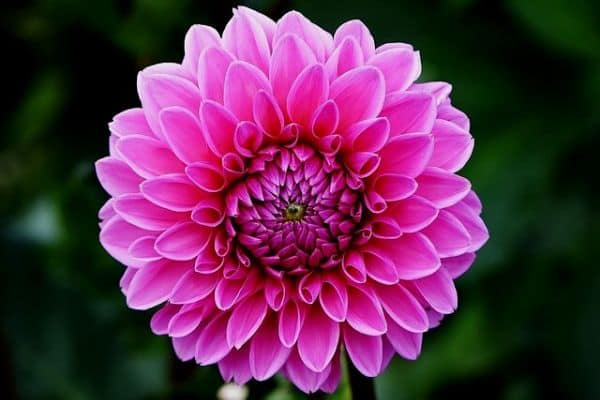
#> input picture Phase_1/image.jpg, 600 x 400 px
$ jupyter execute Module_1.4.ipynb
#> lines starting #> are read from the running program, lines starting #| are printed output that depends on the picture
# 📘 Module 1.4 – Image Transformations

### ✅ Example 1 – Read Image & Check Size

[cell 1]
import cv2

img = cv2.imread("image.jpg")
#> img is the input picture: shape (400, 600, 3); mean B, G, R 76.3, 43.9, 93.7
print(img.shape)                 # (height, width, channels)
#| (400, 600, 3)

### ✅ Example 2 – Resize Image (MOST COMMON)
- Resize to exact size
###### eg.:  cv2.resize(image, (width, height))

[cell 2]
img = cv2.imread("image.jpg")
resized = cv2.resize(img, (300, 200))   # Resize to width=300, height=200

cv2.imshow("Original", img)
cv2.imshow("Resized", resized)

cv2.waitKey(0)
cv2.destroyAllWindows()

### ✅ Example 3 – Resize with Scale Factor (BETTER)

[cell 3]
img = cv2.imread("image.jpg")
resized = cv2.resize(img, None, fx=0.5, fy=0.5)    # Scale down by 50%

cv2.imshow("Original", img)
cv2.imshow("Scaled Down", resized)
cv2.waitKey(0)
cv2.destroyAllWindows()

### ✅ Example 4 – Flip Image

[cell 4]
img = cv2.imread("image.jpg")
horizontal = cv2.flip(img, 1)  # Horizontal flip
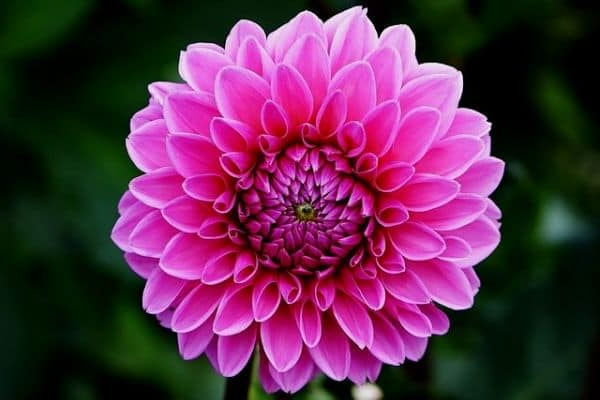
#> horizontal: shape (400, 600, 3); mean B, G, R 76.3, 43.9, 93.7
vertical = cv2.flip(img, 0)    # Vertical flip
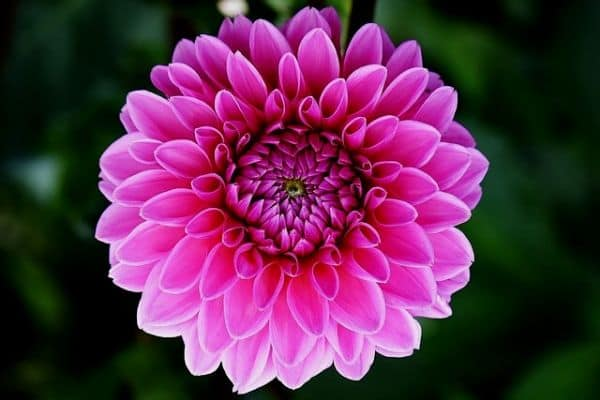
#> vertical: shape (400, 600, 3); mean B, G, R 76.3, 43.9, 93.7
both = cv2.flip(img, -1)       # Both horizontal and vertical flip
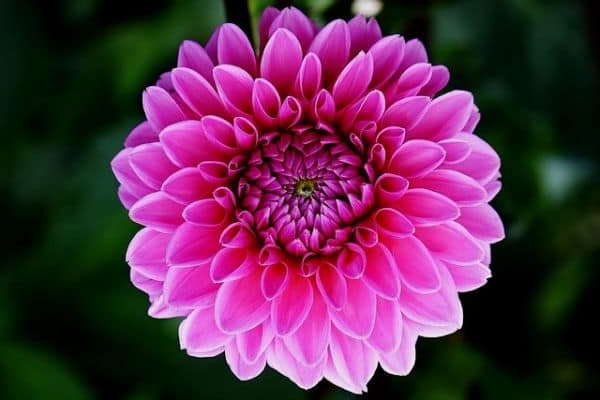
#> both: shape (400, 600, 3); mean B, G, R 76.3, 43.9, 93.7

cv2.imshow("Original", img)
cv2.imshow("Horizontal Flip", horizontal)
cv2.imshow("Vertical Flip", vertical)
cv2.imshow("Both Flip", both)

cv2.waitKey(0)
cv2.destroyAllWindows()

### ✅ Example 5 – Rotate Image (Manual Way)

[cell 5]
img = cv2.imread("image.jpg")
(h, w) = img.shape[:2]                             # Get height and width
#> h = 400; w = 600
center = (w//2, h//2)                              # Calculate center of the image
#> center = (300, 200)

matrix = cv2.getRotationMatrix2D(center, 45, 1.0)  # Rotate 45 degrees
rotated = cv2.warpAffine(img, matrix, (w, h))      # Apply rotation
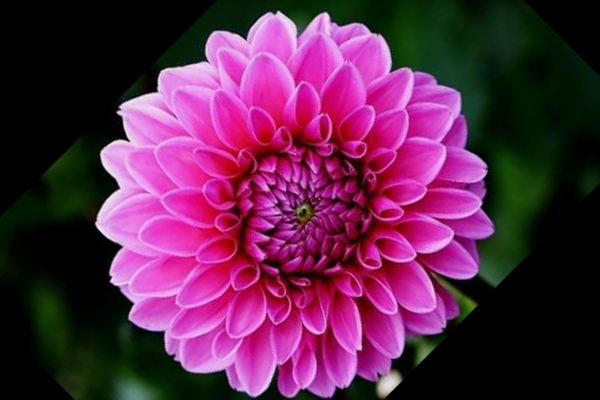
#> rotated: shape (400, 600, 3); mean B, G, R 74.7, 38.5, 92.6

cv2.imshow("Original", img)
cv2.imshow("Rotated 45 Degree", rotated)
cv2.waitKey(0)
cv2.destroyAllWindows()

### ✅ Example 6 – Rotate Image (SHORT WAY)

[cell 6]
img = cv2.imread("image.jpg")
rotated = cv2.rotate(img, cv2.ROTATE_90_CLOCKWISE)  # Rotate 90 degrees clockwise
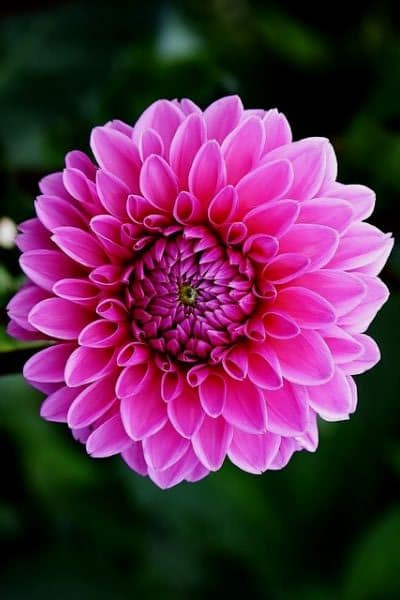
#> rotated: shape (600, 400, 3); mean B, G, R 76.3, 43.9, 93.7

cv2.imshow("Original", img)
cv2.imshow("90 Degree Rotation", rotated)
cv2.waitKey(0)
cv2.destroyAllWindows()

### ✅ Example 7 – Translation (Move Image)

[cell 7]
import numpy as np

matrix = np.float32([[1, 0, 100], [0, 1, 50]])   # Shift right by 100 and down by 50
shifted = cv2.warpAffine(img, matrix, (w, h))    # Apply translation
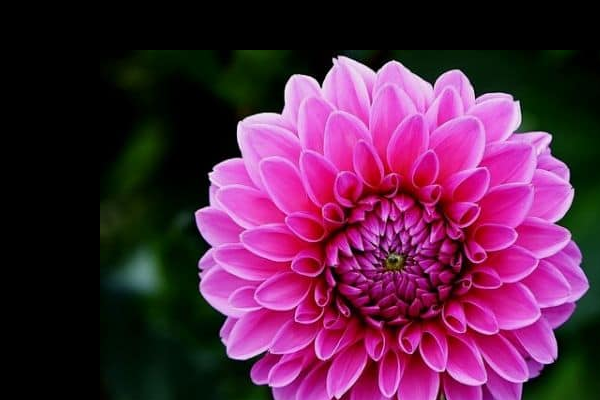
#> shifted: shape (400, 600, 3); mean B, G, R 69.9, 34.9, 87.4

cv2.imshow("Original", img)
cv2.imshow("Shifted Image", shifted)
cv2.waitKey(0)
cv2.destroyAllWindows()

### ✅ Example 8 – Crop Image (MOST USED)

[cell 8]
img = cv2.imread("image.jpg")
crop = img[100:300, 200:400]          # Crop region from (200,100) to (400,300)
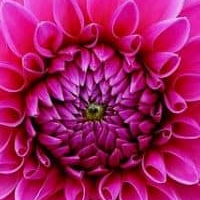
#> crop: shape (200, 200, 3); mean B, G, R 94.1, 23.7, 162.8

cv2.imshow("Original", img)
cv2.imshow("Cropped", crop)
cv2.waitKey(0)
cv2.destroyAllWindows()

## 🧪 MINI PRACTICE (IMPORTANT)

### Try:

- Resize image to half width only

- Rotate image 180 degrees

- Flip image and then crop

- Translate image diagonally

[cell 9]
import cv2
img = cv2.imread("image.jpg")

[cell 10]
# Resize examples
half_width_resized = cv2.resize(img, (img.shape[1]//2, img.shape[0]))  # Resize to half width
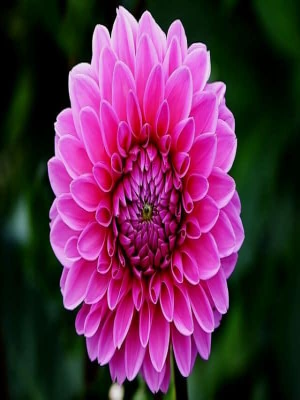
#> half_width_resized: shape (400, 300, 3); mean B, G, R 76.4, 44.1, 93.9
half_height_resized = cv2.resize(img, (img.shape[1], img.shape[0]//2))  # Resize to half height
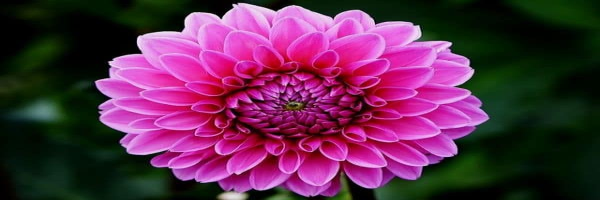
#> half_height_resized: shape (200, 600, 3); mean B, G, R 76.4, 44.1, 93.9

cv2.imshow("Original", img)
cv2.imshow("Half Width Resized", half_width_resized)
cv2.imshow("Half Height Resized", half_height_resized)

cv2.waitKey(0)
cv2.destroyAllWindows()

[cell 11]
# Rotation example
rotated_180 =cv2.rotate(img, cv2.ROTATE_180)  # Rotate 180 degrees
cv2.imshow("180 Degree Rotation", rotated_180)

cv2.waitKey(0)
cv2.destroyAllWindows()

[cell 12]
# Flipping examples
flipped_horizontal = cv2.flip(img, 1)  # Horizontal flip
flipped_vertical = cv2.flip(img, 0)    # Vertical flip
flipped_both = cv2.flip(img, -1)       # Both horizontal and vertical flip

cv2.imshow("original", img)
cv2.imshow("Flipped Horizontal", flipped_horizontal)
cv2.imshow("Flipped Vertical", flipped_vertical)
cv2.imshow("Flipped Both", flipped_both)

cv2.waitKey(0)
cv2.destroyAllWindows()

[cell 13]
import numpy as np
# Translation example

translation_matrix = np.float32([[1, 0, 50], [0, 1, 30]])  # Translate right by 50 and down by 30 pixels
translated_img = cv2.warpAffine(img, translation_matrix, (img.shape[1], img.shape[0]))
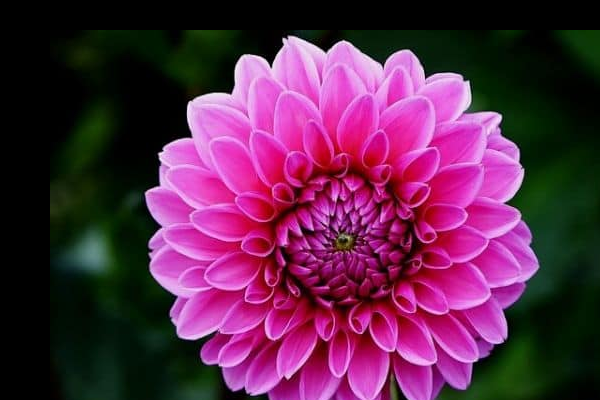
#> translated_img: shape (400, 600, 3); mean B, G, R 73.6, 39.2, 91.1

cv2.imshow("Original", img)
cv2.imshow("Translated", translated_img)

cv2.waitKey(0)
cv2.destroyAllWindows()
